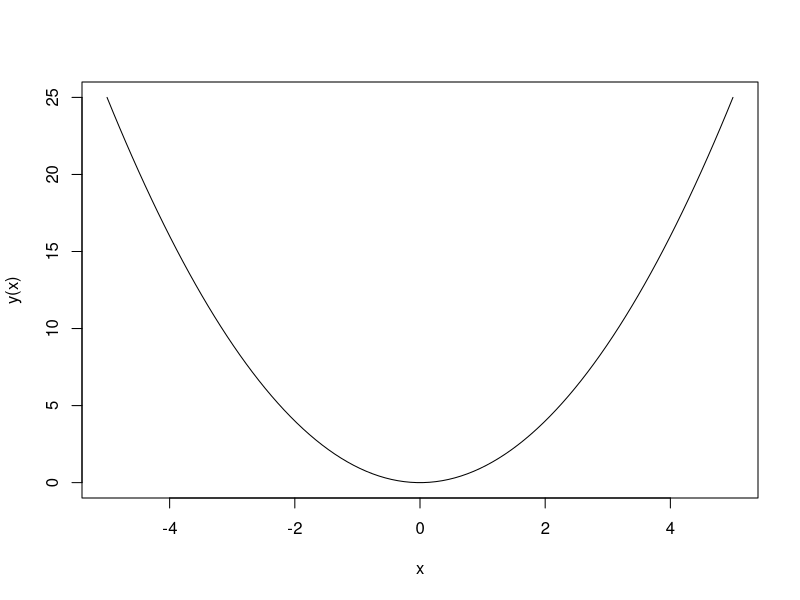

This chart was generated by the following R code:
# a simple x-squared curve we all remember
y <- function(x){
  x^2
}

# formula
# from
# to
# number of values to evaluate
curve(y, -5, 5, 100)